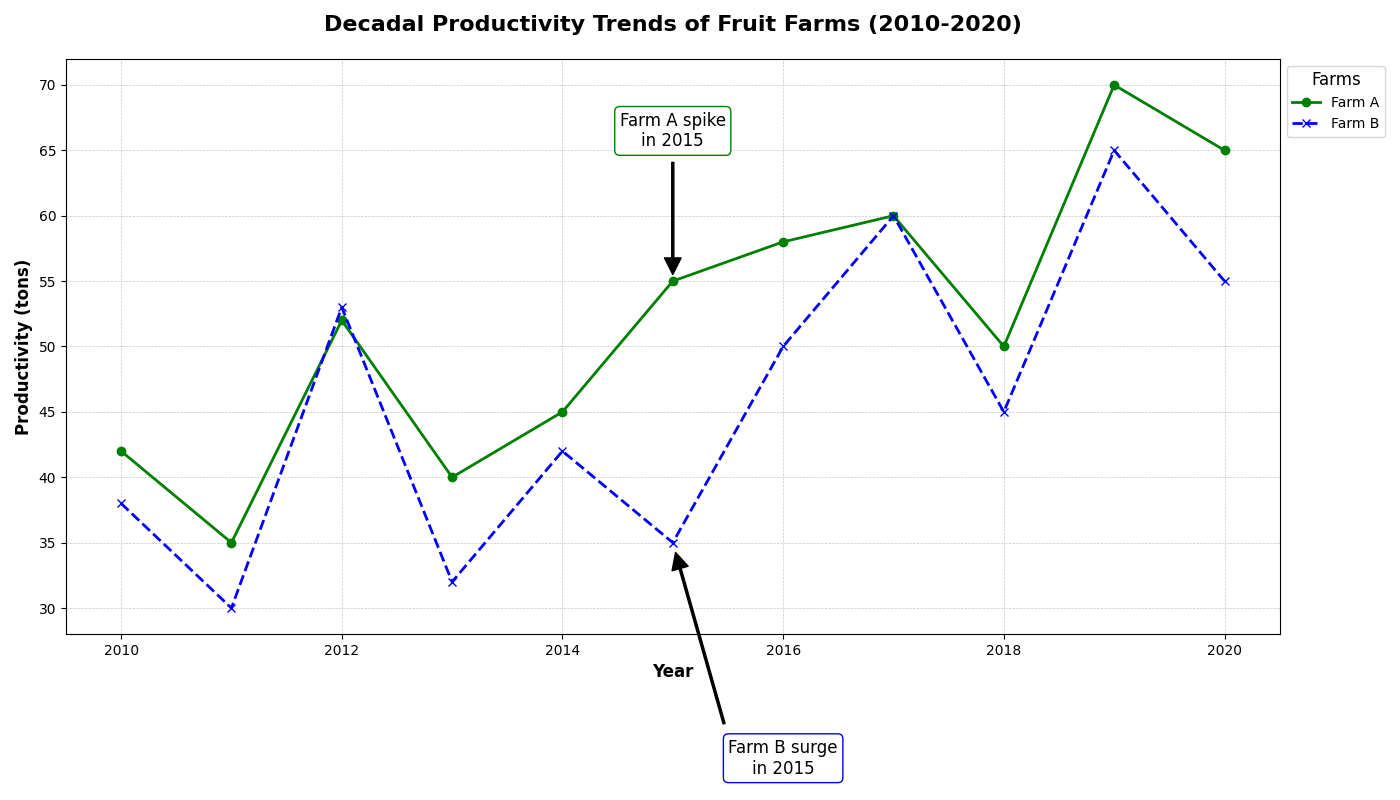

Write the Python code that produced this figure.
import matplotlib.pyplot as plt
import numpy as np

years = np.arange(2010, 2021)

# Randomly altered productivity data while preserving structure
farm_a_productivity = np.array([42, 35, 52, 40, 45, 55, 58, 60, 50, 70, 65])
farm_b_productivity = np.array([38, 30, 53, 32, 42, 35, 50, 60, 45, 65, 55])

fig, ax = plt.subplots(figsize=(14, 8))

ax.plot(years, farm_a_productivity, color='green', linestyle='-', linewidth=2, marker='o', label='Farm A')
ax.plot(years, farm_b_productivity, color='blue', linestyle='--', linewidth=2, marker='x', label='Farm B')

highlight_year = 2015
highlight_a = farm_a_productivity[years.tolist().index(highlight_year)]
highlight_b = farm_b_productivity[years.tolist().index(highlight_year)]
ax.annotate(f"Farm A spike\nin {highlight_year}", xy=(highlight_year, highlight_a), xytext=(highlight_year, highlight_a + 10),
            arrowprops=dict(facecolor='black', shrink=0.05, width=1.5),
            fontsize=12, ha='center', va='bottom', bbox=dict(boxstyle="round,pad=0.3", edgecolor='green', facecolor='white'))

ax.annotate(f"Farm B surge\nin {highlight_year}", xy=(highlight_year, highlight_b), xytext=(highlight_year + 1, highlight_b - 15),
            arrowprops=dict(facecolor='black', shrink=0.05, width=1.5),
            fontsize=12, ha='center', va='top', bbox=dict(boxstyle="round,pad=0.3", edgecolor='blue', facecolor='white'))

ax.set_title("Decadal Productivity Trends of Fruit Farms (2010-2020)", fontsize=16, fontweight='bold', pad=20)
ax.set_xlabel("Year", fontsize=12, fontweight='bold')
ax.set_ylabel("Productivity (tons)", fontsize=12, fontweight='bold')

ax.grid(visible=True, linestyle='--', linewidth=0.5, alpha=0.7)
ax.legend(title='Farms', title_fontsize=12, fontsize=10, loc='upper left', bbox_to_anchor=(1, 1))

plt.tight_layout()
plt.show()
